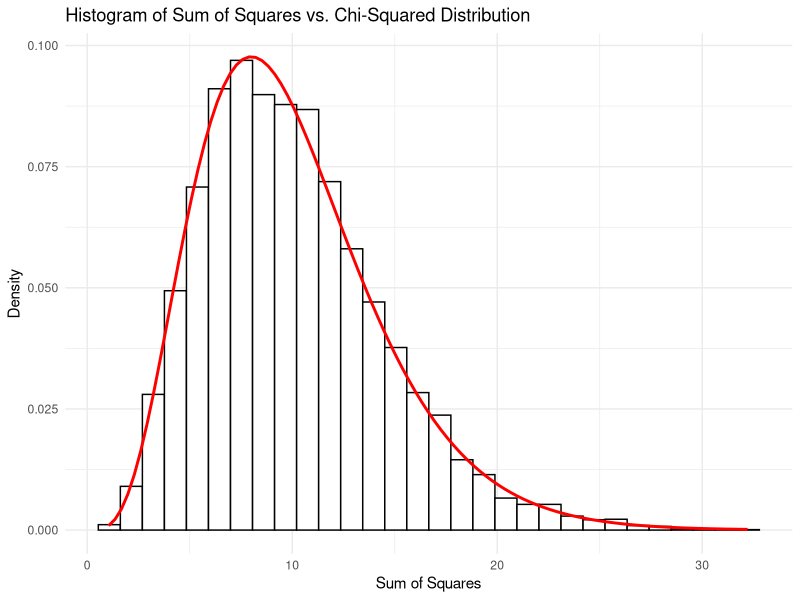

Here is the R script that generated this plot:
# Generar 10 muestras aleatorias de una distribución y calcular la suma de sus cuadrados. 
#Dibujar el diagrama de barras de la distribución de frecuencias de la muestra obtenida sumando
# los cuadrados. Compararla con la función de probabilidad de una distribución Chi-cuadrado 
#con 10 grados de libertad.

# Cargar las librerías
library(ggplot2)
# Configurar el número de muestras y de repeticiones
n_samples <- 10
n_reps <- 10000

# Generar las sumas de cuadrados
set.seed(42) # Para la reproducibilidad
sum_squares <- replicate(n_reps, sum(rnorm(n_samples)^2))

# Crear el histograma
hist_data <- data.frame(sum_squares)
colnames(hist_data) <- c("Sum_of_Squares")
ggplot(hist_data, aes(x = Sum_of_Squares)) + geom_histogram(aes(y = ..density..), bins = 30, colour = "black", fill = "white") +
  stat_function(fun = dchisq, args = list(df = n_samples), colour = "red", size = 1) +
  labs(title = "Histogram of Sum of Squares vs. Chi-Squared Distribution", x = "Sum of Squares", y = "Density") +
  theme_minimal()
